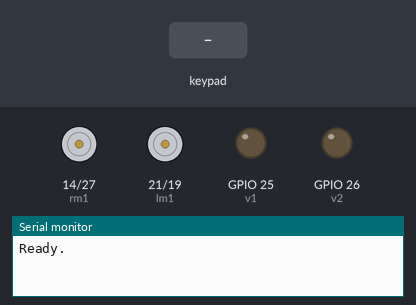
The program below on a simulated ESP32. On the bench: motor-driver pin pairs drawn as motors (green arrow = first pin HIGH = forward, orange = second pin HIGH = backward, longer = more drive), output pins drawn as LEDs (lit = HIGH), the last lines printed to the serial monitor. The inputs (shaded band) are chosen by the test bench. Nothing arrives over Bluetooth unless stated.

Above: at 1.2 s.
1.3 s: key '+' pressed
At 2.0 s:
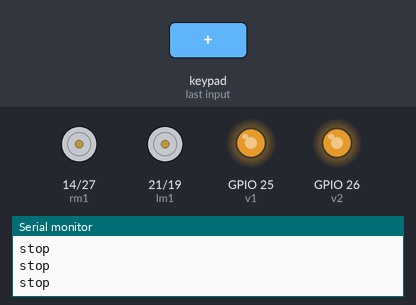
2.8 s: key 'D' pressed
At 3.04 s:
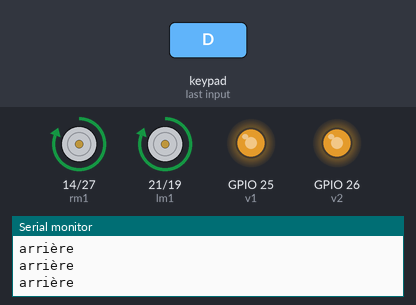
4.7 s: key 'L' pressed
At 4.94 s:
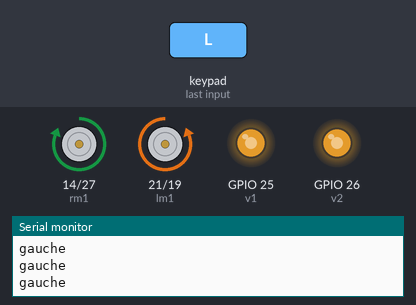
6.6 s: key 'R' pressed
At 6.84 s:
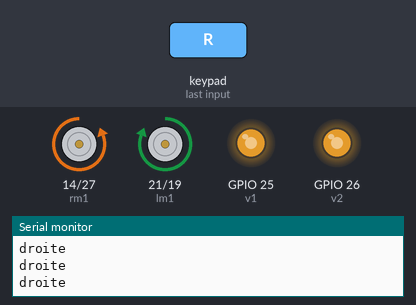
8.5 s: key 'T' pressed
At 8.73 s:
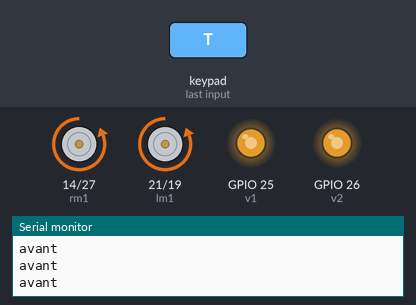
Timing chart, 0 to 11.4 s (numbered marks = the images above; inputs shaded):
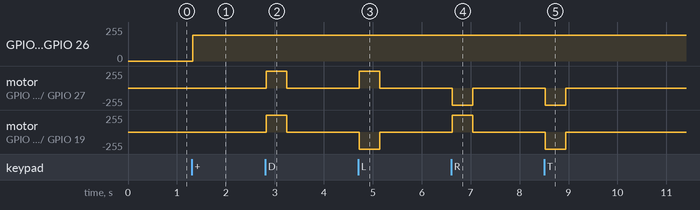

The program:

main.cpp
```cpp
#include <Arduino.h>
// Include the PS4Controller library to enable connection and control of a PS4 controller with the ESP32 via Bluetooth.
#include <PS4Controller.h>

// Define the GPIO pins used for controlling the motors
#define rm1 14 // Right motor input pin 1
#define rm2 27 // Right motor input pin 2
#define lm1 21 // Left motor input pin 1
#define lm2 19 // Left motor input pin 2
#define v1 25 // PWM pin for controlling the speed of the right motor
#define v2 26 // PWM pin for controlling the speed of the left motor

// Initialize variables to store the state of the PS4 controller's analog sticks
int yz=0;
int xz=0;

int power =195;
int test;

// put function definitions here:

// Function to move the robot forward
void   AVANT (){
    digitalWrite(rm1, HIGH);
    digitalWrite(rm2, LOW);

     digitalWrite(lm1, HIGH);
    digitalWrite(lm2, LOW);

    ledcWrite(1, power);
    ledcWrite(2, power);

}

// Function to move the robot backward
void ARRIERE (){
    digitalWrite(rm1, LOW);
    digitalWrite(rm2, HIGH);

     digitalWrite(lm1, LOW);
    digitalWrite(lm2, HIGH);

   ledcWrite(1, power);
    ledcWrite(2, power);

}

// Function to turn the robot to the right
void DROITE(){
    digitalWrite(rm1, HIGH);
    digitalWrite(rm2, LOW);

     digitalWrite(lm1, LOW);
    digitalWrite(lm2, HIGH);

   ledcWrite(1, power);
    ledcWrite(2, power);

}

// Function to make the robot turn right with a longer radius
void DROITE_LONG(){
    digitalWrite(rm1, HIGH);
    digitalWrite(rm2, LOW);

     digitalWrite(lm1, HIGH);
    digitalWrite(lm2, HIGH);

   ledcWrite(1, power);
    ledcWrite(2, power);

}

// Function to turn the robot to the left
void GAUCHE(){
    digitalWrite(rm1, LOW);
    digitalWrite(rm2, HIGH);

     digitalWrite(lm1, HIGH);
    digitalWrite(lm2, LOW);

    ledcWrite(1, power);
    ledcWrite(2, power);

}

// Function to make the robot turn left with a longer radius
void GAUCHE_LONG(){
    digitalWrite(rm1, HIGH);
    digitalWrite(rm2, HIGH);

     digitalWrite(lm1, HIGH);
    digitalWrite(lm2, LOW);

    ledcWrite(1, power);
    ledcWrite(2, power);

}

// Function to stop the robot
void STOP(){
    digitalWrite(rm1, LOW);
    digitalWrite(rm2, LOW);

     digitalWrite(lm1, LOW);
    digitalWrite(lm2, LOW);

    ledcWrite(1, power);
    ledcWrite(2, power);

}
void sens1(){
  //void loop()

{  int y =(PS4.data.analog.stick.ly);  //Left stick  - y axis - forward/backward car movement
  int x =(PS4.data.analog.stick.rx);  //Right stick - x axis - left/right car movement
  if ((x!=xz)||(y!=yz)){
  Serial.println("y=");
  Serial.print(y);
  Serial.println("x=");
  Serial.println(x);}
  if (PS4.isConnected()){
    if (PS4.event.button_down.r1 && power<236)
       {power =power+20;}
    if (PS4.event.button_down.l1 && power>195)
       {power =power-20;}
     if( PS4.data.button.triangle|| PS4.data.button.up)
    {
      AVANT();
       Serial.print ("avant");
        Serial.print ("\n");

    }
    else if( PS4.data.button.cross || PS4.data.button.down)
    {
      ARRIERE();
       Serial.print ("arrière");
      Serial.print ("\n");
    }
     else if (  PS4.data.button.square || PS4.data.button.left)
    {
      GAUCHE();
       Serial.print ("gauche");
      Serial.print ("\n");
    }
    else if (  PS4.data.button.circle || PS4.data.button.right)
    {
      DROITE();
       Serial.print ("droite");
      Serial.print ("\n");
    }
    else if ( PS4.data.button.r2 )
    {
      DROITE_LONG();
       Serial.print ("droite_long");
      Serial.print ("\n");
    }
     else if ( PS4.data.button.l2 )
    {
      GAUCHE_LONG();
       Serial.print ("gauche_long");
      Serial.print ("\n");
    }
    else     {
      STOP();
       Serial.print ("stop");
      Serial.print ("\n");
    }


    /*if( PS4.data.button.cross ){
      Serial.println("Pressing the cross button");
    }

    if( PS4.data.button.square ){
      Serial.println("Pressing the square button");
    }

    if( PS4.data.button.triangle ){
      Serial.println("Pressing the triangle button");
    }

    if( PS4.data.button.circle ){
      Serial.println("Pressing the circle button");
    }*/
  }
      yz=y;
      xz=x;
}
}
void sens2(){
  //void loop()
{
  int y =(PS4.data.analog.stick.ly);  //Left stick  - y axis - forward/backward car movement
  int x =(PS4.data.analog.stick.rx);  //Right stick - x axis - left/right car movement
  if ((x!=xz)||(y!=yz)){
  Serial.println("y=");
  Serial.print(y);
  Serial.println("x=");
  Serial.println(x);}
  if (PS4.isConnected()){
    if (PS4.event.button_down.r1 && power<236)
       {power =power+20;}
    if (PS4.event.button_down.l1 && power>195)
       {power =power-20;}
     if(y<-20 || PS4.data.button.triangle|| PS4.data.analog.button.up)
    {
      //AVANT();
      ARRIERE();
       Serial.print ("avant");
        Serial.print ("\n");

    }
    else if(y>20 || PS4.data.button.cross || PS4.data.button.down )
    {
      //ARRIERE();
      AVANT();
       Serial.print ("arrière");
      Serial.print ("\n");
    }
     else if ( x<-20|| PS4.data.button.square || PS4.data.button.left )
    {
      //GAUCHE();
      DROITE();
       Serial.print ("gauche");
      Serial.print ("\n");
    }
    else if ( x>20 || PS4.data.button.circle || PS4.data.button.right  )
    {
      //DROITE();
      GAUCHE();
       Serial.print ("droite");
      Serial.print ("\n");
    }
    else if ( PS4.data.button.r2 )
    {
      //DROITE_LONG();
      GAUCHE_LONG();
       Serial.print ("droite_long");
      Serial.print ("\n");
    }
     else if ( PS4.data.button.l2 )
    {
      //GAUCHE_LONG();
      DROITE_LONG();
       Serial.print ("gauche_long");
      Serial.print ("\n");
    }
    else     {
      STOP();
       Serial.print ("stop");
      Serial.print ("\n");
    }


    /*if( PS4.data.button.cross ){
      Serial.println("Pressing the cross button");
    }

    if( PS4.data.button.square ){
      Serial.println("Pressing the square button");
    }

    if( PS4.data.button.triangle ){
      Serial.println("Pressing the triangle button");
    }

    if( PS4.data.button.circle ){
      Serial.println("Pressing the circle button");
    }*/
  }
      yz=y;
      xz=x;
}
}

void setup()
{
   // put your setup code here, to run once:


  pinMode(rm1,OUTPUT);
  pinMode(rm2,OUTPUT);
  pinMode(lm1,OUTPUT);
  pinMode(lm2,OUTPUT);
  ledcAttachPin(v1, 1);
  ledcAttachPin(v2, 2);
  ledcSetup(1, 12000, 8);
  ledcSetup(2, 12000, 8);
//  pinMode(v1,OUTPUT);
//  pinMode(v2,OUTPUT);

Serial.begin(9600);
PS4.begin("a0:b7:65:dc:01:ca");//08:3a:f2:52:e0:4e
Serial.println("Ready.");

}


void loop()
{
  if (PS4.data.button.share){test=1;
  Serial.println("start");}
  else if (PS4.data.button.options){test=2;
  Serial.println("select");}
switch (test)
{
  case 1 :
  sens1();
  break;

  case 2 :
  sens2();
  break;

  default :

  break;
}
}
/*if (PS4.event.button_down.start){
  void loop()
  {sens1();}
}

else
if (PS4.event.button_down.select){sens2();}
}*/
```

Measured:
- after the input at 1.3 s, GPIO 25 (v1), GPIO 26 (v2): 0/255 → 194/255 at once
- after the input at 2.8 s, motor on GPIO 14 (rm1) / GPIO 27 (rm2), motor on GPIO 21 (lm1) / GPIO 19 (lm2): stopped → forward 255/255 at once, → stopped 0.42 s later
- after the input at 4.7 s, motor on GPIO 14 (rm1) / GPIO 27 (rm2): stopped → forward 255/255 at once, → stopped 0.42 s later; motor on GPIO 21 (lm1) / GPIO 19 (lm2): stopped → backward 255/255 at once, → stopped 0.42 s later
- after the input at 6.6 s, motor on GPIO 14 (rm1) / GPIO 27 (rm2): stopped → backward 255/255 at once, → stopped 0.42 s later; motor on GPIO 21 (lm1) / GPIO 19 (lm2): stopped → forward 255/255 at once, → stopped 0.42 s later
- after the input at 8.5 s, motor on GPIO 14 (rm1) / GPIO 27 (rm2), motor on GPIO 21 (lm1) / GPIO 19 (lm2): stopped → backward 255/255 at once, → stopped 0.42 s later
